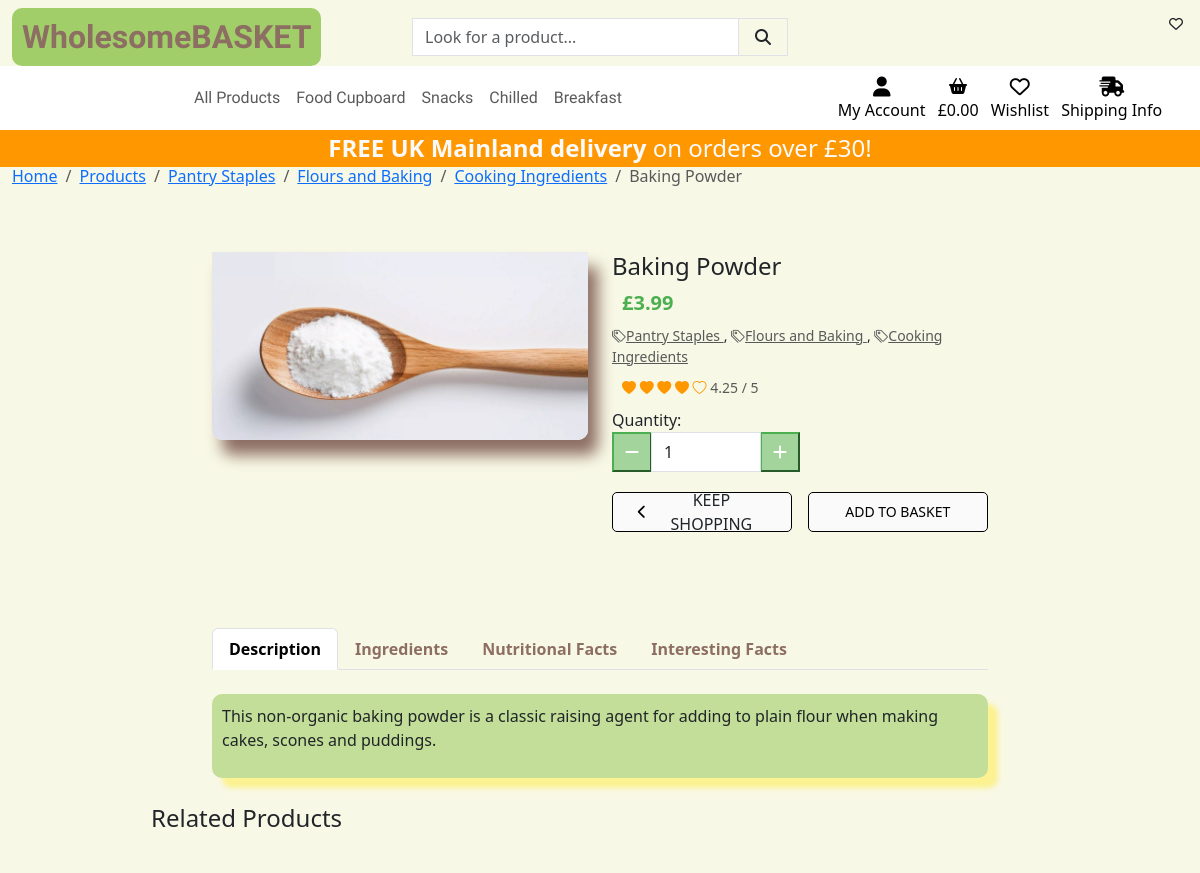
The app's page /products/2 with its own data.
### products/models.py (models this page shows, shortened)
class Category(models.Model):
    class Meta:
        verbose_name_plural = 'Categories'
    name = models.CharField(max_length=254)
    friendly_name = models.CharField(max_length=254, null=True, blank=True)
    image = models.ImageField(upload_to='categories/', null=True, blank=True)

class Product(models.Model):
    category = models.ManyToManyField('Category', related_name='products')
    sku = models.CharField(max_length=254, null=True, blank=True)
    name = models.CharField(max_length=254)
    description = models.TextField()
    price = models.DecimalField(max_digits=6, decimal_places=2, null=True, blank=True)
    ingredients = models.TextField()
    rating = models.DecimalField(max_digits=6, decimal_places=2, null=True, blank=True)
    image = models.ImageField(null=True, blank=True)
    size = models.CharField(max_length=254, null=True, blank=True)

### products/views.py (the view)
# urls.py: path('<product_id>', views.product_detail, name='product_detail'),
def product_detail(request, product_id):
    product = get_object_or_404(Product, pk=product_id)
    categories = product.category.all()
    nutritional_facts = product.nutritional_facts.all()
    related_products = product.related_products.all()
    fast_facts = product.fast_facts.all()
    context = {
        'product': product,
        'categories': categories,
        'nutritional_facts': nutritional_facts,
        'related_products': related_products,
        'interesting_facts': fast_facts,
    }
    return render(request, 'products/product_detail.html', context)

### basket/contexts.py (called while the page is built, shortened)
def basket_contents(request):
    basket_items = []
    total = 0
    product_count = 0
    basket = request.session.get('basket', {})
    if total < settings.FREE_SHIPPING_THRESHOLD:
        shipping = total * Decimal(settings.STANDARD_SHIPPING_PERCENTAGE / 100)
        free_shipping_delta = settings.FREE_SHIPPING_THRESHOLD - total
    else:
        shipping = 0
        free_shipping_delta = 0
    grand_total = shipping + total
    context = {
        'basket_items': basket_items,
        'total': total,
        'product_count': product_count,
        'shipping': shipping,
        'free_shipping_delta': free_shipping_delta,
        'free_shipping_threshold': settings.FREE_SHIPPING_THRESHOLD,
        'grand_total': grand_total,
    }
    return context

### products/templates/products/product_detail.html (shortened to what this page needs)
{% extends "base.html" %}
{% load static %}
{% block page_header %}
<div class="container header-container">
</div>
{% endblock %}
{% block content %}
<div class="overlay"></div>
<div class="container-fluid">
    <nav aria-label="breadcrumb">
        <ol class="breadcrumb">
            <li class="breadcrumb-item"><a href="{% url 'homepage' %}">Home</a></li>
            <li class="breadcrumb-item"><a href="{% url 'products' %}">Products</a></li>
            {% for category in categories %}
            <li class="breadcrumb-item"><a href="{% url 'products' %}?category={{ category.name }}">{{ category.friendly_name }}</a></li>
            {% endfor %}
            <li class="breadcrumb-item active" aria-current="page">{{ product.name }}</li>
        </ol>
    </nav>
    <div class="row">
        <div class="col-12 col-md-6 col-lg-4 offset-lg-2">
            <div class="image-container my-5">
                {% if product.image %}
                <a href="#">
                    <img class="card-img-top img-fluid main-image" src="{{ product.image.url }}"
                        alt="{{ product.name }}">
                </a>
                {% else %}
                <a href="">
                    <img class="card-img-top img-fluid" src="{% static 'noimage.png' %}" alt="{{ product.name }}">
                </a>
                {% endif %}
            </div>
        </div>
        <div class="col-12 col-md-6 col-lg-4">
            <div class="product-details-container mb-5 mt-md-5">
                <h4 class="mb-0">{{ product.name }}</h4>
                {% if product.price %}
                <h5 class="product-price">£{{ product.price }}</h5>
                {% endif %}
                <a class="btn btn-sm position-absolute top-0 end-0 m-2"><i class="far fa-heart"></i></a>
                {% if product.category.exists %}
                <p class="small mt-1 mb-0">
                    {% for category in product.category.all %}
                    <a class="text-muted" href="{% url 'products' %}?category={{ category.name }}">
                        <i class="bi bi-tags"></i>{{ category.friendly_name }}
                    </a>
                    {% if not forloop.last %}, {% endif %}
                    {% endfor %}
                </p>
                {% endif %}
                {% if product.rating %}
                <small class="text-muted">
                    <div class="rating">
                        {% for i in "12345" %}
                        {% if forloop.counter <= product.rating %} <i class="bi bi-heart-fill"></i>
                            {% else %}
                            <i class="bi bi-heart"></i>
                            {% endif %}
                            {% endfor %}
                            {{ product.rating }} / 5
                    </div>
                </small>
                {% else %}
                <small class="text-muted">No Rating</small>
                {% endif %}
                <form class="form" action="{% url 'add_to_basket' product.id %}" method="POST">
                    <div class="form-group">
                        <label for="quantity">Quantity:</label>
                        <div class="input-group w-50">
                            <div class="input-group-prepend">
                                <button type="button" class="pigment-green-btn rounded-0 decrement-qty" data-item_id="{{ product.id }}" id="decrement-qty_{{ product.id }}">
                                    <span class="icon"><i class="fas fa-minus"></i></span>
                                </button>
                            </div>
                            <input id="quantity_{{ product.id }}" class="form-control qty_input" type="number" name="quantity" value="1" min="1" max="99" data-item_id="{{ product.id }}">
                            <div class="input-group-append">
                                <button type="button" class="pigment-green-btn rounded-0 increment-qty" data-item_id="{{ product.id }}" id="increment-qty_{{ product.id }}">
                                    <span class="icon"><i class="fas fa-plus"></i></span>
                                </button>
                            </div>
                        </div>
                    </div>
                    <div class="button-row">
                        <a href="{% url 'products' %}" class="btn-link-as-button seasalt-btn">
                            <span class="icon">
                                <i class="fas fa-chevron-left"></i>
                            </span>
                            <span class="btn text-uppercase cinereous">Keep Shopping</span>
                        </a>
                        <button type="submit" class="btn-link-as-button seasalt-btn">
                            <span class="text-uppercase">Add to Basket</span>
                        </button>
                    </div>
                </form>
            </div>
        </div>
    </div>
    <div class="row mt-5">
        <div class="col-12 col-md-8 offset-md-2">
            <ul class="nav nav-tabs custom-tabs" id="productTabs" role="tablist">
                <li class="nav-item" role="presentation">
                    <button class="nav-link active" id="description-tab" data-bs-toggle="tab"
                        data-bs-target="#description" type="button" role="tab" aria-controls="description"
                        aria-selected="true">Description</button>
                </li>
                <li class="nav-item" role="presentation">
                    <button class="nav-link" id="ingredients-tab" data-bs-toggle="tab" data-bs-target="#ingredients"
                        type="button" role="tab" aria-controls="ingredients" aria-selected="false">Ingredients</button>
                </li>
                <li class="nav-item" role="presentation">
                    <button class="nav-link" id="nutritional-tab" data-bs-toggle="tab" data-bs-target="#nutritional"
                        type="button" role="tab" aria-controls="nutritional" aria-selected="false">Nutritional
                        Facts</button>
                </li>
                <li class="nav-item" role="presentation">
                    <button class="nav-link" id="interesting-facts-tab" data-bs-toggle="tab"
                        data-bs-target="#interesting-facts" type="button" role="tab" aria-controls="interesting-facts"
                        aria-selected="false">Interesting Facts</button>
                </li>
            </ul>
            <div class="tab-content mt-4" id="productTabsContent">
                <div class="tab-pane fade show active product-description" id="description" role="tabpanel"
                    aria-labelledby="description-tab">
                    <p>{{ product.description }}</p>
                </div>
            </div>
        </div>
    </div>
    {% if product.related_products %}
    <div class="container">
        <div class="row">
            <div class="col-12">
                <h4 class="mb-4 offset-lg-1 p-3">Related Products</h4>
            </div>
        </div>
    </div>
    {% endif %}
</div>
{% endblock %}

### static/css/base.css (style rules this page uses)
.cinereous { background-color: #8D6E63; }
html { height: 100%; }
body { background: url('/media/backgroud-food-spices.webp') no-repeat center center fixed; background-size: cover; height: calc(100vh - 164px); color: #FAFAFA; font-family: "Raleway", sans-serif; }
.icon { align-items: center; display: inline-flex; justify-content: center; height: 1.5rem; width: 1.5rem; }
.product-price { color: #4CAF50ff; font-weight: bold; margin: 10px; }
.overlay { height: 100%; width: 100%; top: 0; left: 0; position: fixed; background: rgba(245, 245, 220, 0.7); z-index: -1; }
.main-image { border-radius: 10px; box-shadow: 10px 15px 15px rgba(141, 110, 99, 1); }
.rating { margin: 10px; }
.pigment-green-btn { background-color: rgba(76, 175, 80, 0.5); border-color: #4CAF50; color: #fff; height: 40px; }
.btn-link-as-button { display: inline-flex; align-items: center; justify-content: center; padding: 10px 20px; border: none; border-radius: 5px; text-decoration: none; font-size: 14px; transition: background-color 0.3s ease, color 0.3s ease; width: 48%; text-align: center; height: 40px; }
.seasalt-btn { background-color: #FAFAFA; color: black; border: 1px solid black; }
.button-row { display: flex; justify-content: space-between; align-items: center; gap: 10px; margin-top: 20px; }
.custom-tabs .nav-link { color: #8D6E63ff; font-weight: bold; }
.custom-tabs .nav-link.active { color: #8D6E63ff; border: 1px solid #8D6E63ff; }
#description, #ingredients, #nutritional, #interesting-facts { background-color: rgba(139, 195, 74, 0.5); padding: 10px; margin-bottom: 10px; border-radius: 10px; box-shadow: 10px 10px 5px rgba(255, 235, 59, 0.5); }
.bi.bi-heart-fill { color: rgba(255, 152, 0, 1); }
.bi.bi-heart { color: rgba(255, 152, 0, 1); }
@media (min-width: 1200px) { .container { max-width: 80%; } }
@media (min-width: 992px) { .header-container { padding-top: 164px; } }

### records on screen
Category: friendly_name "Pantry Staples"
Category: friendly_name "Flours and Baking"
Category: friendly_name "Cooking Ingredients"
Product: name "Baking Powder", image (picture), price "3.99", rating "4.25", description "This non-organic baking powder is a classic raising agent for adding to plain flour when making cakes, scones and puddings."

### other values on screen
{{ free_shipping_threshold }} "30"
